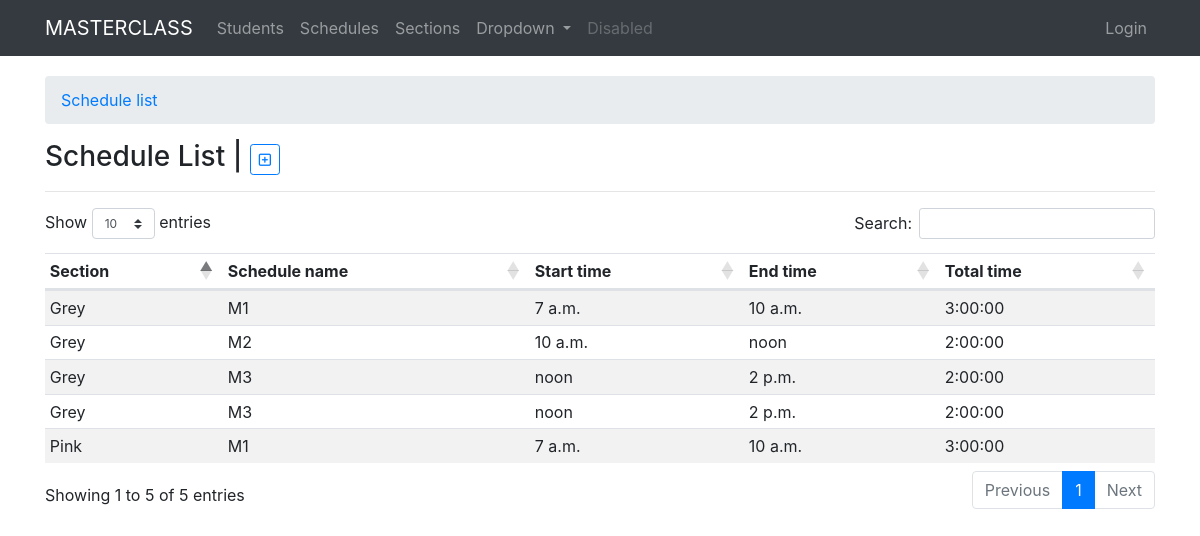
/schedules/, run on an earlier commit of the app's database.
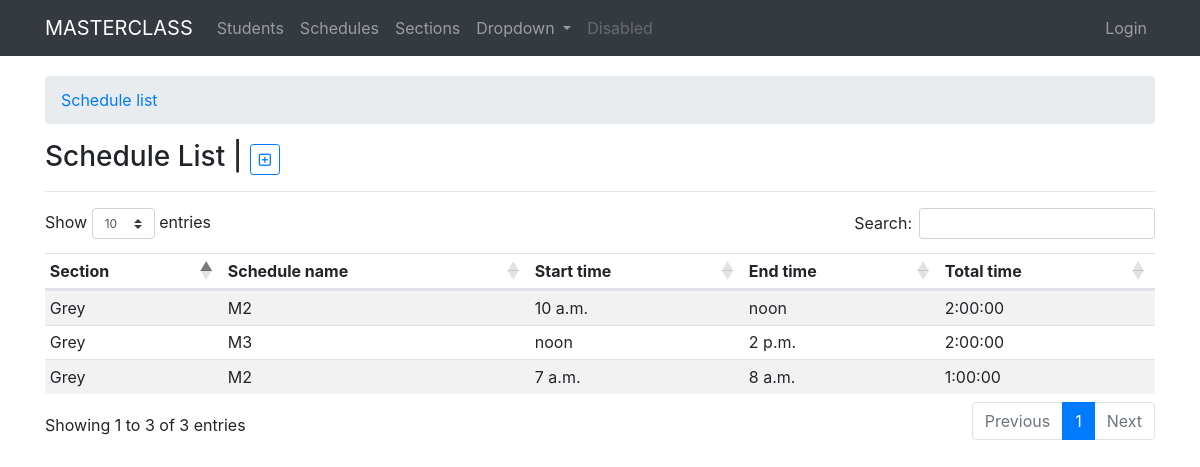
And on a later commit of the database.
### schedules/models.py (models this page shows, shortened)
class Schedule(models.Model):
    section = models.ForeignKey(Section, on_delete=models.CASCADE, blank=True, null=True)
    schedule_name = models.CharField(max_length=120, blank=True)
    start_time = models.TimeField()
    end_time = models.TimeField()
    def total_time(self):
        today = date.today()
        st = datetime.datetime.combine(today, self.start_time)
        et = datetime.datetime.combine(today, self.end_time)
        tt = et - st
        return tt

### sections/models.py (models this page shows, shortened)
class Section(models.Model):
    adviser = models.ForeignKey(User, on_delete=models.CASCADE, default=1)
    section_name = models.CharField(max_length=120, unique=True)
    grade_level = models.CharField(max_length=60, choices=GRADE_LEVEL, blank=True,null=True)
    max_number = models.IntegerField(verbose_name="maximum number of students", default=0)
    student_counter = models.IntegerField(default=0)
    date_created = models.DateField(auto_now_add=True)
    date_updated = models.DateField(auto_now=True)

### schedules/views.py (the view)
# urls.py: path('', views.schedule_list, name='list'),
def schedule_list(request):
    schedule_list = Schedule.objects.all()
    context = {
        "title": "schedule list",
        "schedulelist": schedule_list,
    }
    return render(request, "schedules/schedule_list.html", context)

### templates/schedules/schedule_list.html
{% extends 'base.html' %}
{% block content %}
<nav aria-label="breadcrumb">
  <ol class="breadcrumb">
    <li class="breadcrumb-item"><a href="{%url 'schedule:list'%}">Schedule list</a></li>
  </ol>
</nav>
<h3>{{title|title}} | <small class="text-muted"><a href="{%url 'schedule:add'%}" type="button" class="btn btn-outline-primary btn-sm myTooltip" data-toggle="tooltip" data-placement="right" title="Add student"><i class="far fa-plus-square"></i></a></small></h3>
<hr>
<div class="row">
  <div class="col-sm-12">
    <table class="table table-striped table-sm myTable">
      <thead>
        <tr>
          <th>Section</th>
          <th>Schedule name</th>
          <th>Start time</th>
          <th>End time</th>
          <th>Total time</th>
        </tr>
      </thead>
      <tbody>
        {% for sch in schedulelist %}
        <tr>
          <td>{{ sch.section.section_name|title }}</td>
          <td>{{sch.schedule_name|upper}}</td>
          <td>{{sch.start_time}}</td>
          <td>{{sch.end_time}}</td>
          <td>{{sch.total_time}}</td>
        </tr>
        {% endfor %}
      </tbody>
    </table>
  </div>
</div>
{% endblock %}

What changed in the data, as far as the page shows it:
removed Schedule: section.section_name "Grey", schedule_name "M1", start_time "7 a.m.", end_time "10 a.m.", total_time "3:00:00"
removed Schedule: section.section_name "Pink", schedule_name "M1", start_time "7 a.m.", end_time "10 a.m.", total_time "3:00:00"
changed Schedule (number 3 of 3 on the later page): schedule_name "M3" → "M2"; start_time "noon" → "7 a.m."; end_time "2 p.m." → "8 a.m."; total_time "2:00:00" → "1:00:00"
Also different on the page:
text written by a page script: "Show entries Search: Showing 1 to 5 of 5 entries Previous 1 Next" → "Show entries Search: Showing 1 to 3 of 3 entries Previous 1 Next"
